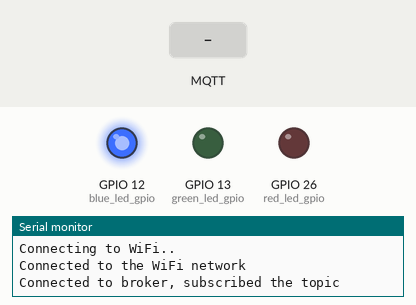
A sketch run on a simulated ESP32. On the bench: output pins drawn as LEDs (lit = HIGH), the last lines printed to the serial monitor. The test bench sets the inputs (shaded band). WiFi joins after 1.5 s; servers stay silent unless stated; no MQTT or app messages arrive unless stated.

Above: at 3.2 s.
3.3 s: MQTT message "1" arrives on the first subscribed topic
At 4.2 s:
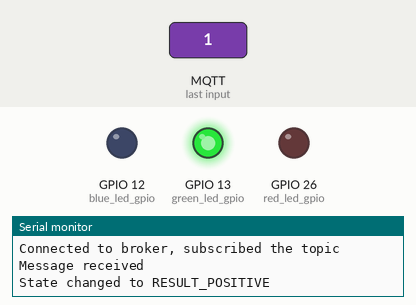
4.8 s: MQTT message "2" arrives on the first subscribed topic
At 5.4 s:
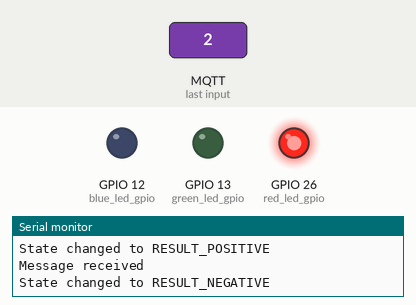
Timing chart, 0 to 11.3 s (numbered marks = the images above; inputs shaded):
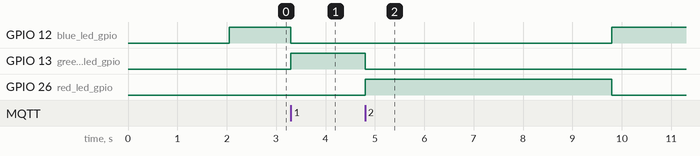

Measured:
- after the input at 3.3 s, GPIO 12 (blue_led_gpio): HIGH → LOW at once; GPIO 13 (green_led_gpio): LOW → HIGH at once
- after the input at 4.8 s, GPIO 12 (blue_led_gpio): LOW → HIGH after 5.0 s instead of 3.5 s; GPIO 13 (green_led_gpio): HIGH → LOW after 0.00 s instead of 3.5 s; GPIO 26 (red_led_gpio): LOW → HIGH at once, → LOW 5.0 s later

The sketch:

sketch_esp32_wroom_mqtt_client.ino
```cpp
#include <WiFi.h>
#include <PubSubClient.h>

const char* ssid = "ssid";
const char* password = "pwd";

// MQTT Broker
IPAddress _mqtt_broker(192, 168, 43, 234);
const char *mqtt_broker = "192.168.43.234";
const char *topic = "esp32/state";
const int mqtt_port = 1883;
const char *client_id = "ESP32-wroom";

WiFiClient espClient;
PubSubClient client(espClient);

enum State {
  LISTENING,
  RESULT_POSITIVE,
  RESULT_NEGATIVE,
  UNKNOWN
};

State currentState = LISTENING;

unsigned long stateChangeTime = 0;
const unsigned long stateChangeDelay = 5000;

// Function to check if it's time to return to default state (LISTENING)
void check_return_to_LISTENING() {
  if ((currentState != LISTENING) && (millis() - stateChangeTime >= stateChangeDelay)) {
    currentState = LISTENING;
    update_LEDs();
  }
}

// LEDS
const byte green_led_gpio = 13;
const byte red_led_gpio = 26;
const byte blue_led_gpio = 12;

void update_LEDs() {
  digitalWrite(blue_led_gpio, currentState == LISTENING);
  digitalWrite(green_led_gpio, currentState == RESULT_POSITIVE);
  digitalWrite(red_led_gpio, currentState == RESULT_NEGATIVE);
  // Turn off all LEDs if the state is UNKNOWN
  if (currentState == UNKNOWN) {
    digitalWrite(blue_led_gpio, LOW);
    digitalWrite(green_led_gpio, LOW);
    digitalWrite(red_led_gpio, LOW);
  }
}

void reconnect() {
  while (!client.connected()) {
    Serial.print("Attempting MQTT connection...");
    // Attempt to connect
    if (client.connect("ESP32-wroom")) {
      client.subscribe(topic);
      Serial.println("Connected to broker, subscribed the topic");
    } else {
      Serial.print("failed, rc=");
      Serial.print(client.state());
      Serial.println(" try again in 5 seconds");
      delay(5000);
    }
  }
}

void callback(char* topic, byte* payload, unsigned int length) {
  Serial.println("Message received");
  switch ((char) payload[0]) {
    case '0':
      currentState = LISTENING;
      Serial.println("State changed to LISTENING");
      break;
    case '1':
      currentState = RESULT_POSITIVE;
      Serial.println("State changed to RESULT_POSITIVE");
      stateChangeTime = millis(); // Record the time of state change
      break;
    case '2':
      currentState = RESULT_NEGATIVE;
      Serial.println("State changed to RESULT_NEGATIVE");
      stateChangeTime = millis(); // Record the time of state change
      break;
    default:
      currentState = UNKNOWN;
      Serial.println("Unknown state");
      stateChangeTime = millis(); // Record the time of state change
      break;
  }
  update_LEDs();
}

void setup() {
  Serial.begin(115200);

  pinMode(green_led_gpio, OUTPUT);
  pinMode(red_led_gpio, OUTPUT);
  pinMode(blue_led_gpio, OUTPUT);

  WiFi.begin(ssid, password);
  while (WiFi.status() != WL_CONNECTED) {
      delay(1000);
      Serial.println("Connecting to WiFi..");
  }
  Serial.println("Connected to the WiFi network");

  client.setServer(_mqtt_broker, mqtt_port);
  client.setCallback(callback);
  WiFi.mode(WIFI_STA);
  if(client.connect("ESP32-wroom")){
    client.subscribe(topic);
    Serial.println("Connected to broker, subscribed the topic");
  }
  update_LEDs();
}

void loop() {
 if (!client.connected()) {
    reconnect();
  }
  client.loop();
  check_return_to_LISTENING();
}
```
